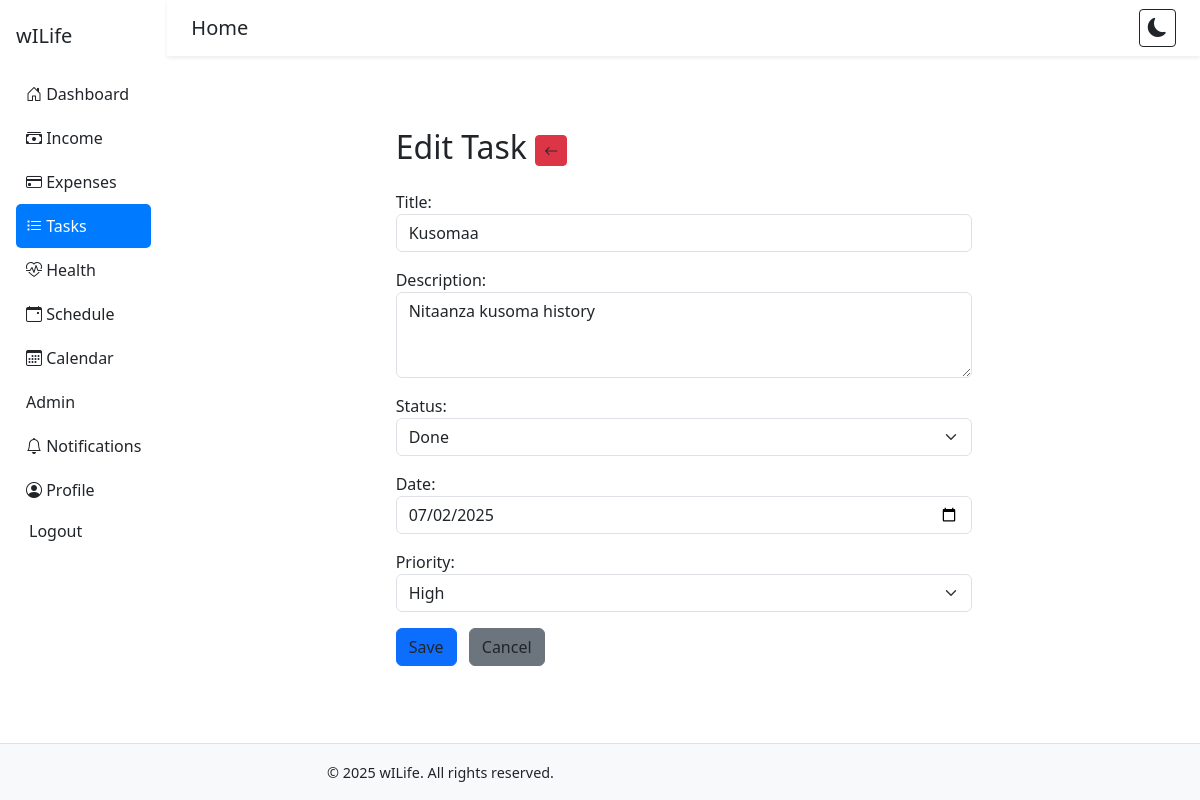
The page /task/1/edit/ (signed in) on the database its author committed.
### core/models.py (models this page shows, shortened)
class Task(models.Model):
    STATUS_CHOICES = [
        ('pending', 'Pending'),
        ('done', 'Done'),
    ]
    PRIORITY_CHOICES = [
        ('low', 'Low'),
        ('medium', 'Medium'),
        ('high', 'High'),
    ]
    user = models.ForeignKey(User, on_delete=models.CASCADE, related_name='tasks')
    title = models.CharField(max_length=255)
    description = models.TextField(blank=True, null=True)
    status = models.CharField(max_length=10, choices=STATUS_CHOICES, default='pending')
    date = models.DateField()
    priority = models.CharField(max_length=10, choices=PRIORITY_CHOICES, default='medium')

### core/views.py (the view)
# urls.py: path('task/<int:pk>/edit/', views.task_update, name='task_update'),
@login_required
def task_update(request, pk):
    task = get_object_or_404(Task, pk=pk, user=request.user)
    if request.method == 'POST':
        form = TaskForm(request.POST, instance=task)
        if form.is_valid():
            form.save()
            Notification.objects.create(
                user=request.user,
                message=f"Task updated: {task.title}"
            )
            messages.success(request, 'Task updated successfully.')
            return redirect('task_list')
    else:
        form = TaskForm(instance=task)
    return render(request, 'task_form.html', {'form': form})

### core/forms.py
class TaskForm(forms.ModelForm):
    class Meta:
        model = Task
        fields = ['title', 'description', 'status', 'date', 'priority']
        widgets = {
            'title': forms.TextInput(attrs={
                'class': 'form-control',
                'placeholder': 'Enter task title'
            }),
            'description': forms.Textarea(attrs={
                'class': 'form-control',
                'rows': 3,
                'placeholder': 'Describe the task (optional)'
            }),
            'status': forms.Select(attrs={
                'class': 'form-select'
            }),
            'date': forms.DateInput(attrs={
                'type': 'date',
                'class': 'form-control'
            }),
            'priority': forms.Select(attrs={
                'class': 'form-select'
            }),
        }

### core/context_processors.py (called while the page is built)
def current_year(request):
    return {'year': datetime.now().year}

### core/templates/task_form.html (shortened to what this page needs)
{% extends 'base.html' %}
{% block content %}
<div class="container my-5" style="max-width: 600px;">
  <h2 class="mb-4">{{ form.instance.pk|yesno:"Edit Task,Add Task" }} <a href="{% url 'task_list' %}" class="btn btn-sm btn-danger" title="Back to List">
            <i class="bi bi-arrow-left"></i>
          </a></h2>
  <form method="post" novalidate>
    <div class="mb-3">
      {{ form.title.label_tag }}
      {{ form.title }}
    </div>
    <div class="mb-3">
      {{ form.description.label_tag }}
      {{ form.description }}
    </div>
    <div class="mb-3">
      {{ form.status.label_tag }}
      {{ form.status }}
    </div>
    <div class="mb-3">
      {{ form.date.label_tag }}
      {{ form.date }}
    </div>
    <div class="mb-3">
      {{ form.priority.label_tag }}
      {{ form.priority }}
    </div>
    <button type="submit" class="btn btn-primary">Save</button>
    <a href="{% url 'task_list' %}" class="btn btn-secondary ms-2">Cancel</a>
  </form>
</div>
{% endblock %}

### core/templates/base.html (style rules this page uses)
body, .sidebar, .navbar, .container-fluid, .main-content { background-color: white !important; color: #212529 !important; }
.sidebar a, .navbar a, .btn, .navbar-brand { color: inherit; }

### rows shown on the page
Task: instance.pk "Edit Task", title "Kusomaa", description "Nitaanza kusoma history", status "Done", date "07/02/2025", priority "High"
